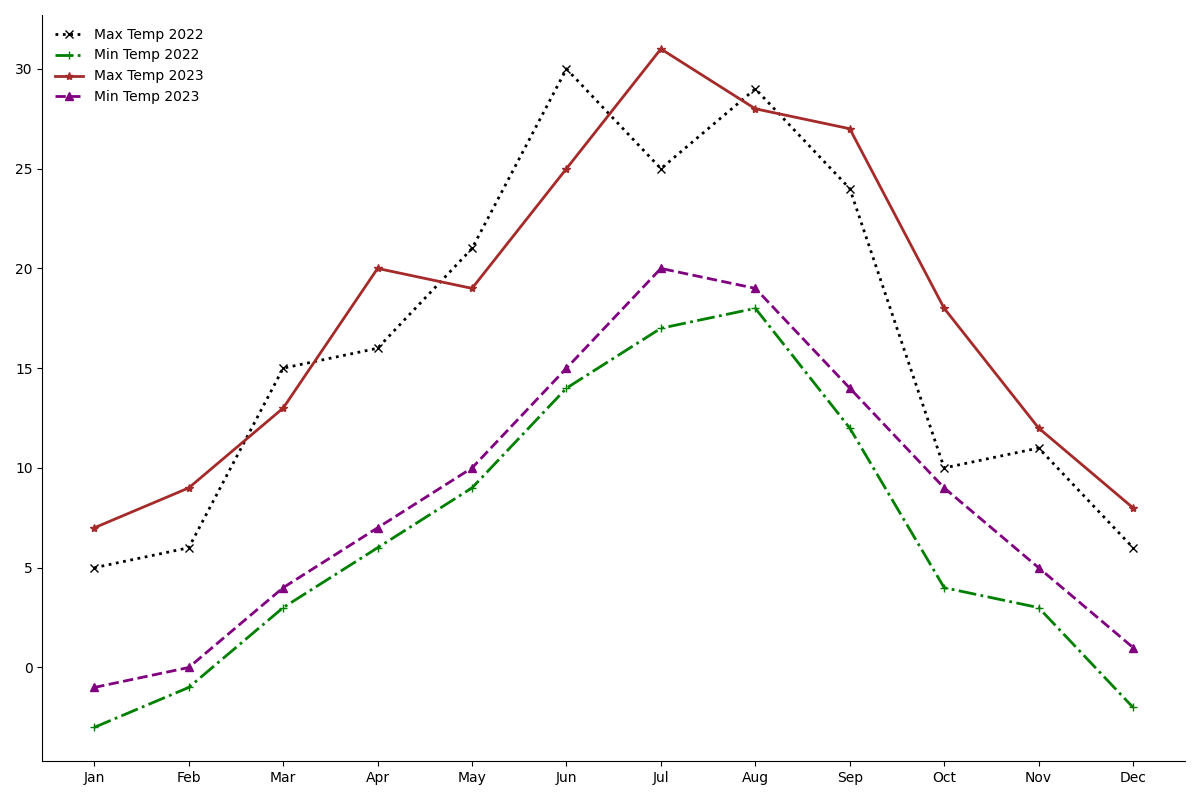

Write the Python code that produced this figure.
import matplotlib.pyplot as plt
import numpy as np

months = np.array(["Jan", "Feb", "Mar", "Apr", "May", "Jun", "Jul", "Aug", "Sep", "Oct", "Nov", "Dec"])

max_temp_2022 = np.array([5, 6, 15, 16, 21, 30, 25, 29, 24, 10, 11, 6])
min_temp_2022 = np.array([-3, -1, 3, 6, 9, 14, 17, 18, 12, 4, 3, -2])
max_temp_2023 = np.array([7, 9, 13, 20, 19, 25, 31, 28, 27, 18, 12, 8])
min_temp_2023 = np.array([-1, 0, 4, 7, 10, 15, 20, 19, 14, 9, 5, 1])

fig, ax = plt.subplots(figsize=(12, 8))

# Shuffled colors
ax.plot(months, max_temp_2022, color='black', marker='x', linestyle=':', linewidth=2)
ax.plot(months, min_temp_2022, color='green', marker='+', linestyle='-.', linewidth=2)
ax.plot(months, max_temp_2023, color='brown', marker='*', linestyle='-', linewidth=2)
ax.plot(months, min_temp_2023, color='purple', marker='^', linestyle='--', linewidth=2)

ax.grid(visible=False)

ax.legend(["Max Temp 2022", "Min Temp 2022", "Max Temp 2023", "Min Temp 2023"], loc='upper left', frameon=False)

ax.spines['top'].set_visible(False)
ax.spines['right'].set_visible(False)

plt.tight_layout()
plt.show()
